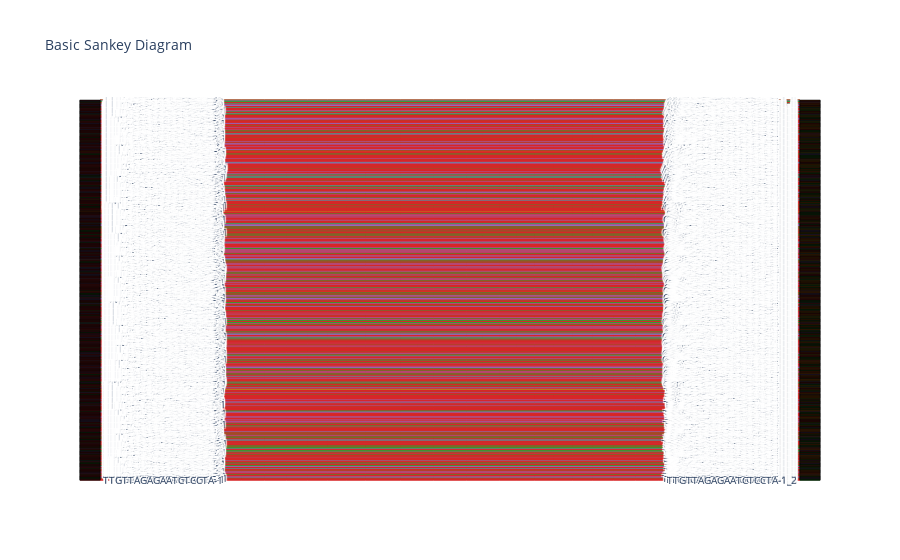

The notebook cell this image was saved under:
### Code cell
import plotly.graph_objects as go
DEFAULT_PLOTLY_COLORS=['rgb(31, 119, 180)', 'rgb(255, 127, 14)',
                       'rgb(44, 160, 44)', 'rgb(214, 39, 40)',
                       'rgb(148, 103, 189)', 'rgb(140, 86, 75)',
                       'rgb(227, 119, 194)', 'rgb(127, 127, 127)',
                       'rgb(188, 189, 34)', 'rgb(23, 190, 207)']

#  np.hstack([binary_vafs.index.values.astype(str), binary_vafs.index.values.astype(str)])
names = binary_vafs.index.values.astype(str)
names2 = [n + "_2" for n in binary_vafs.index.values.astype(str)]
fig = go.Figure(data=[go.Sankey(
    node = dict(
      pad = 15,
      thickness = 20,
      line = dict(color = "black", width = 0.5),
      label = np.hstack([names, names2]), #cell labels
      color = [ DEFAULT_PLOTLY_COLORS[lab] for lab in np.hstack(cluster_labels)] #color (cluster label + palette )
    ),
    link = dict(
      source = [k for k in range(1201)], # 
      target = [1201 + k for k in range(1201)],
      value = [1 for _ in range(binary_vafs.index.values.astype(str).shape[0])],
      color = [ DEFAULT_PLOTLY_COLORS[lab] for lab in cluster_labels[0]]
  ))])

fig.update_layout(title_text="Basic Sankey Diagram", font_size=10)
fig.show()

#my_palette = plt.cm.get_cmap("Accent", 5)
#val=cluster_labels[num]
#my_palette(val)

### Figure 1 — Plotly figure (JSON) as saved in the notebook; plotly's stock layout.template omitted (floating-point values rounded to 4 significant figures; data arrays with more than 128 entries replaced by an {"elided": "..."} marker saying what was removed)
{"data": [{"link": {"color": {"elided": "1201 str values"}, "source": {"elided": "1201 int values"}, "target": {"elided": "1201 int values"}, "value": {"elided": "1201 int values"}}, "node": {"color": {"elided": "2402 str values"}, "label": {"elided": "2402 str values"}, "line": {"color": "black", "width": 0.5}, "pad": 15, "thickness": 20}, "type": "sankey"}], "layout": {"font": {"size": 10}, "title": {"text": "Basic Sankey Diagram"}}}
